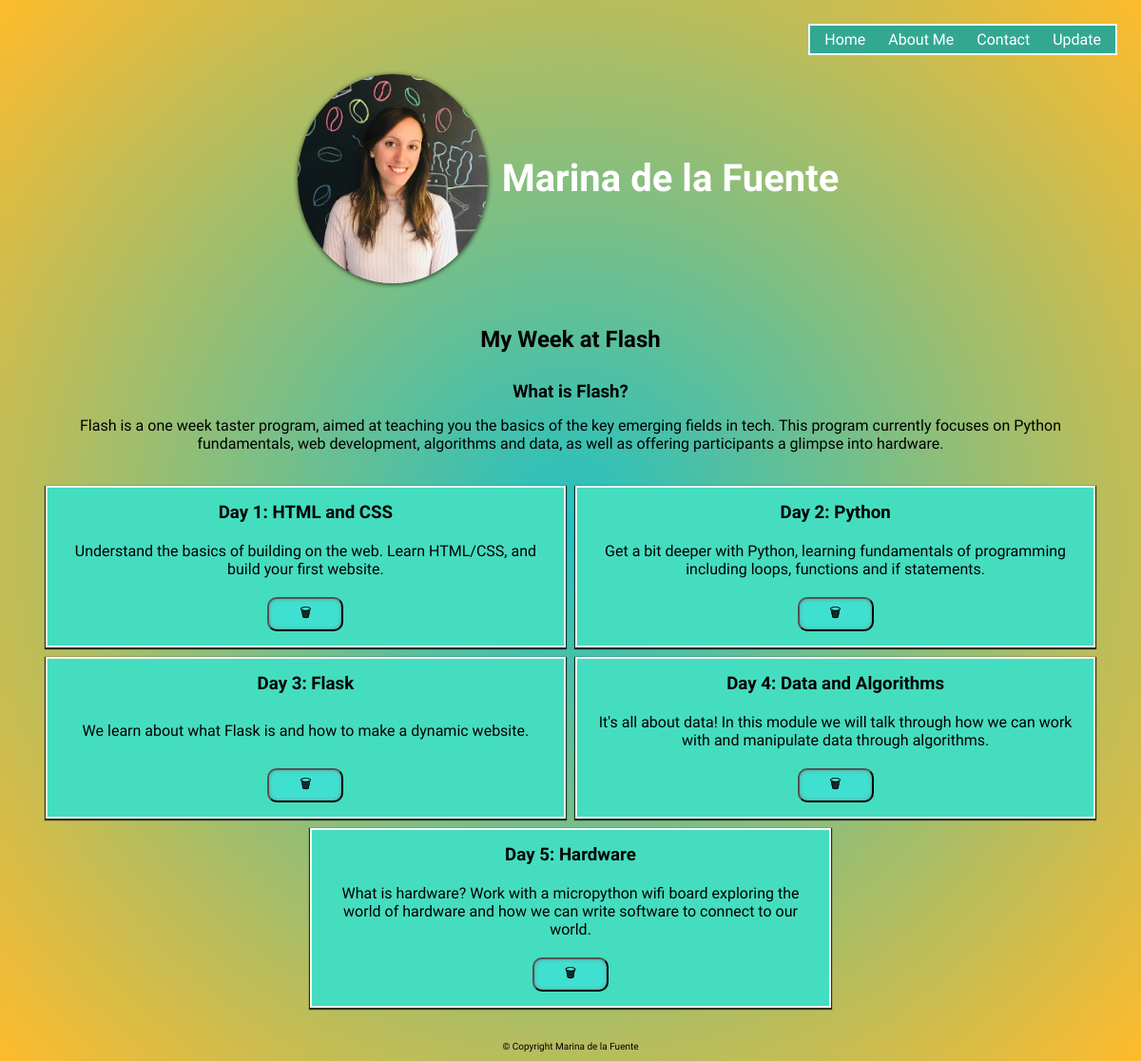
The page / on the database its author committed.
### app.py (models this page shows)
class Project(db.Model):
    id = db.Column(db.Integer, primary_key=True)
    name = db.Column(
        db.String(255),
        index=True,
        unique=True,
    )
    description = db.Column(db.Text())

### app.py (the view)
@app.route('/')
def index():
    all_projects = Project.query.all()
    return render_template(
        'index.html',
        all_projects=all_projects
    )

### templates/index.html
{% extends 'base.html' %}
{% block heading %}
<div class="profile">
    <img src="{{ url_for('static', filename='img/pic.jpg') }}" alt="Profile picture" class="profile__picture">
    <h1 class="profile__name">Marina de la Fuente</h1>
</div>
{% endblock %}
{% block content %}
<main>
    <h2>My Week at Flash</h2>
    <div class="description">
        <h3>What is Flash?</h3>
        <p>Flash is a one week taster program, aimed at teaching you the basics of the key emerging fields in tech. This program currently focuses on Python fundamentals, web development, algorithms and data, as well as offering participants a glimpse into hardware.</p>
    </div>
    <div class="blog">
        {% for project in all_projects %}
        <article class="blog__post">
            <h3>{{ project.name }}</h3>
            <p>{{ project.description }}</p>
            <a href="{{ url_for( 'delete', project_id=project.id) }}">
                <button class="btn__post">🗑</button>
            </a>
        </article>
        {% endfor %}
    </div>
</main>
{% endblock %}

### templates/base.html (shortened to what this page needs)
<!doctype html>
<html lang="en">
<head>
    <link rel="stylesheet" href="{{ url_for('static', filename='styles.css') }}">
</head>
<body>
    <header>
        {% include 'nav.html' %}
        {% block heading %}{% endblock %}
    </header>
    {% block content %}{% endblock %}
    <footer>
        © Copyright Marina de la Fuente
    </footer>
</body>
</html>

### templates/nav.html
<nav class="nav__menu">
    <a href="{{ url_for('index') }}">Home</a>
    <a href="{{ url_for('about') }}">About Me</a>
    <a href="{{ url_for('contact') }}">Contact</a>
    <a href="{{ url_for('update') }}">Update</a>
</nav>

### static/styles.css (style rules this page uses)
* { padding: 5px; margin: 5px; box-sizing: border-box; }
html { background: rgb(34, 193, 195); background: radial-gradient(circle, rgba(34, 193, 195, 1) 0%, rgba(253, 187, 45, 1) 100%); }
body { font-family: 'Catamaran', sans-serif; display: flex; flex-direction: column; justify-content: space-evenly; height: 100%; margin: 0; padding: 0; }
header { display: flex; flex-direction: column; }
h2 { text-align: center; }
main { display: flex; flex-direction: column; align-items: center; }
footer { text-align: center; margin-bottom: 0px; padding-bottom: 0; font-size: 10px; }
.profile { display: flex; flex-direction: row; justify-content: center; }
.profile__name { align-self: center; font-family: 'Liu Jian Mao Cao', cursive; font-size: 40px; color: white; }
.profile__picture { width: 200px; border-radius: 50%; padding: 0px; box-shadow: 0px 1px 5px 0px rgba(0, 0, 0, 0.75); }
.nav__menu { align-self: flex-end; background: #32a891; border: 2px rgb(243, 251, 252) solid; }
.nav__menu a { color: white; text-decoration: none; }
.description { text-align: center; }
.blog { display: flex; flex-direction: row; flex-wrap: wrap; justify-content: center; }
.blog__post { display: flex; flex-direction: column; justify-content: space-between; text-align: center; width: 48%; margin: 5px; background: #45ddbf; border: 2px rgb(244, 246, 247) solid; box-shadow: 0px 1px 1px 1px rgba(0, 0, 0, 0.75); }
button { width: 100px; text-shadow: 0px 0px 0px rgb(7, 7, 7); outline-width: 0; border-radius: 10px; box-shadow: inset 0px 0px 5px -1px rgba(122, 113, 122, 1); margin-bottom: 10px; }
.btn__post { background-color: turquoise; margin: 0; width: 80px; }

### rows shown on the page
Project: name "Day 1: HTML and CSS", description "Understand the basics of building on the web. Learn HTML/CSS, and build your first website."
Project: name "Day 2: Python", description "Get a bit deeper with Python, learning fundamentals of programming including loops, functions and if statements."
Project: name "Day 3: Flask", description "We learn about what Flask is and how to make a dynamic website."
Project: name "Day 4: Data and Algorithms", description "It's all about data! In this module we will talk through how we can work with and manipulate data through algorithms."
Project: name "Day 5: Hardware", description "What is hardware? Work with a micropython wifi board exploring the world of hardware and how we can write software to connect to our world."
